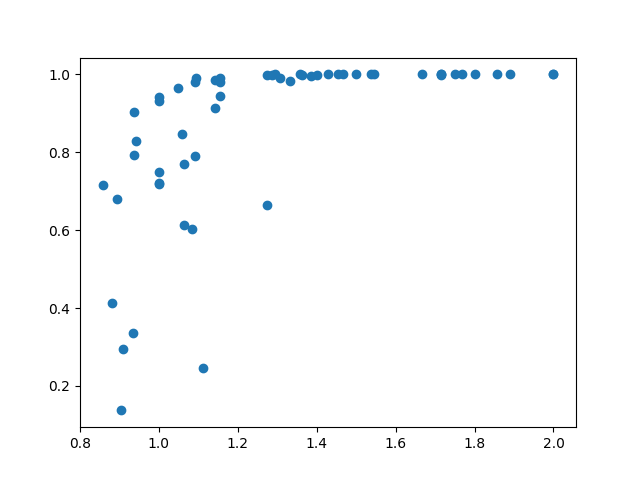

Write the Python code that produced this figure.
from axisandallies.util import battle # type: ignore
from axisandallies.util import wprint
import datetime
import os
import random
import sys
import typing
from axisandallies.forces import Forces
from axisandallies.util import BattleResults

if __name__ == "__main__":
    from matplotlib import pyplot as plt

    xs = [ ]
    ys = [ ]

    threshold = 0.8
    min_len_ratio = 999.0
    ratios = [ ] 

    for i in range(0, 100):
        a = Forces()
        d = Forces()

        while not len(a):
            a.I = random.randint(0, 10)
            a.A = random.randint(0, 10)
            a.B = random.randint(0, 4)
            a.F = random.randint(0, 4)
        while not len(d):
            d.I = random.randint(0, 10)
            d.A = random.randint(0, 10)
            d.F = random.randint(0, 4)
            d.B = random.randint(0, 4)

        battle_results = BattleResults(a, d)
        battle(a, d, results=battle_results)

        ratio = battle_results.len_ratio()
        if ratio > 0.85 and ratio <= 2.0:
            xs.append(battle_results.len_ratio())
            ys.append(battle_results.attack_prob())
            ratios.append(ratio)
        if battle_results.attack_prob() is not None and battle_results.attack_prob() > threshold:


    plt.scatter(xs, ys)
    plt.savefig("experiement.png")
    print(ratios)


